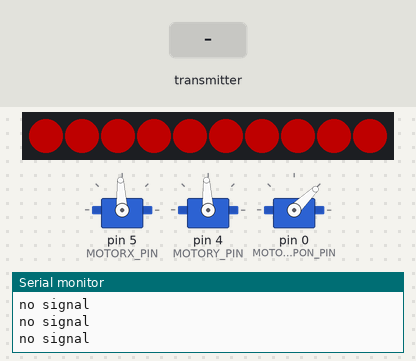
Simulated run of this sketch. Board: Arduino Uno, built with avr-gcc and run on an emulated ATmega328P. On the bench: 3 × servo, 10 RGB LEDs in strip order, left to right, the last lines printed to the serial monitor. The test bench sets the inputs (shaded band). Dim RGB values are drawn brighter than linear; no radio packets arrive unless stated.

Above: at 1.2 s.
1.3 s: the transmitter starts sending left_motor_value = 0
At 2.55 s:
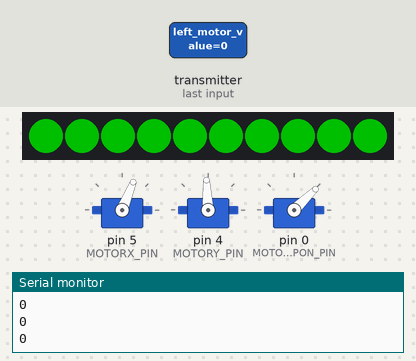
2.9 s: the transmitter starts sending weapon_active = 256
At 4.25 s:
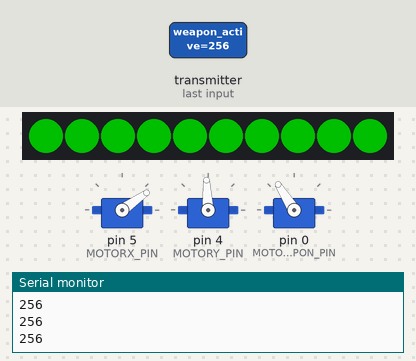
4.5 s: the transmitter starts sending right_motor_value = 0
At 5.06 s:
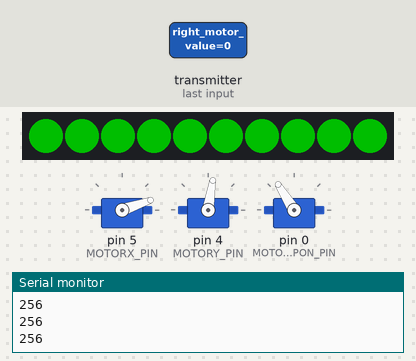
6.7 s: the transmitter starts sending left_motor_value = 1023
At 7.45 s:
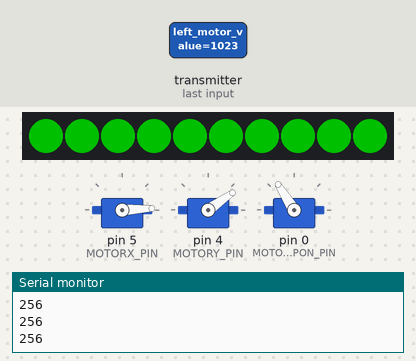
8.8 s: the transmitter starts sending right_motor_value = 1023
10.9 s: the transmitter starts sending weapon_active = 0
At 12.1 s:
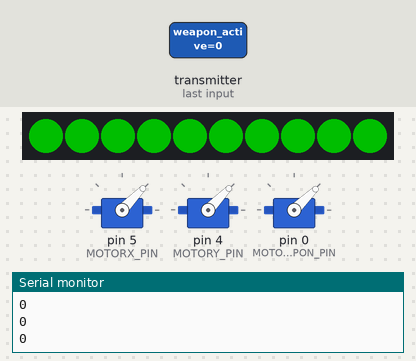
Timing chart, 0 to 13.4 s (numbered marks = the images above; inputs shaded):
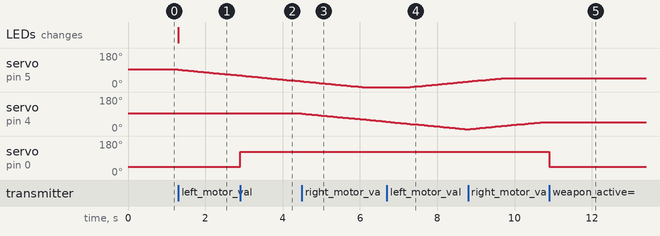

Measured:
- after the input at 1.3 s, servo on pin 5 (MOTORX_PIN): moves from 93° to 62° over 1.6 s, starting at once; the LEDs: change at once (image 1)
- after the input at 2.9 s, servo on pin 0 (MOTOR_WEAPON_PIN): 44° → 122° at once
- after the input at 4.5 s, servo on pin 4 (MOTORY_PIN): moves from 93° to 50° over 2.2 s, starting at once
- after the input at 6.7 s, servo on pin 5 (MOTORX_PIN): moves from 0° to 29° over 1.5 s, starting after 0.61 s
- after the input at 10.9 s, servo on pin 0 (MOTOR_WEAPON_PIN): 122° → 44° at once

The sketch:

receiver_robot.ino
```cpp
#include <SPI.h>
#include <nRF24L01.h>
#include <RF24.h>
#include <Servo.h>
#include <Adafruit_NeoPixel.h>

#define MOTOR_MIDDLE_VALUE 1500
#define NO_SIGNAL_TIMEOUT 1000
#define STEP_SIZE 10

#define LED_PIN 2
#define NUM_LED 10
Adafruit_NeoPixel led = Adafruit_NeoPixel(NUM_LED, LED_PIN, NEO_GRB + NEO_KHZ800);

#define MOTORX_PIN 5
#define MOTORY_PIN 4
#define MOTOR_WEAPON_PIN 0

RF24 radio(8, 9);  // CE, CSN

const byte address[6] = "00001";

struct DataStruct {
  int left_motor_value = 1500;
  int right_motor_value = 1500;
  int weapon_active = 0;
};

DataStruct data;

Servo motorX;
Servo motorY;
Servo motorWeapon;

unsigned long lastSignalTime = 0;

int currentPosX = MOTOR_MIDDLE_VALUE;
int currentPosY = MOTOR_MIDDLE_VALUE;
int currentWeapon = MOTOR_MIDDLE_VALUE;
int currentPosZ = MOTOR_MIDDLE_VALUE;
int currentPosHead = MOTOR_MIDDLE_VALUE;
int currentPosEyes = MOTOR_MIDDLE_VALUE;

uint32_t weapon_active = 0;

void setup() {
  Serial.begin(9600);
  radio.begin();
  radio.openReadingPipe(0, address);
  radio.setPALevel(RF24_PA_MIN);
  radio.startListening();

  motorX.attach(MOTORX_PIN);
  motorY.attach(MOTORY_PIN);
  motorWeapon.attach(MOTOR_WEAPON_PIN);

  motorX.writeMicroseconds(MOTOR_MIDDLE_VALUE);
  motorY.writeMicroseconds(MOTOR_MIDDLE_VALUE);
  motorWeapon.writeMicroseconds(1000);

  led.begin();
  led.setBrightness(80);
  led.show();

  for (int i = 0; i < NUM_LED; i++) {
    led.setPixelColor(i, led.Color(255, 0, 0));
  }
  led.show();
  Serial.println("ready");
}

void smoothMove(Servo& motor, int& currentPos, int targetPos) {
  if (currentPos != targetPos) {
    if (currentPos < targetPos) {
      currentPos += STEP_SIZE;
      if (currentPos > targetPos) currentPos = targetPos;
    } else {
      currentPos -= STEP_SIZE;
      if (currentPos < targetPos) currentPos = targetPos;
    }
    motor.writeMicroseconds(currentPos);
  }
}

void loop() {
  if (radio.available()) {
    radio.read(&data, sizeof(data));

    smoothMove(motorX, currentPosX, data.left_motor_value);
    smoothMove(motorY, currentPosY, data.right_motor_value);

    Serial.println(data.weapon_active);

    if (data.weapon_active) {
      motorWeapon.writeMicroseconds(1800);
    } else {
      motorWeapon.writeMicroseconds(1000);
    }

    /*
    if (data.weapon_active){
      Serial.println("active");
      smoothMove(motorWeapon, currentWeapon, 2000);
      weapon_active = millis();
    }

    if (millis() - weapon_active > 5000){
      smoothMove(motorWeapon, currentWeapon, 1500);
    }
    */

    led.clear();
    for (int i = 0; i < NUM_LED; i++) {
      led.setPixelColor(i, led.Color(0, 255, 0));
    }
    led.show();

    lastSignalTime = millis();
  } else {
    if (millis() - lastSignalTime >= NO_SIGNAL_TIMEOUT) {
      led.clear();
      for (int i = 0; i < NUM_LED; i++) {
        led.setPixelColor(i, led.Color(255, 0, 0));
      }
      led.show();
      Serial.println("no signal");

      smoothMove(motorX, currentPosX, MOTOR_MIDDLE_VALUE);
      smoothMove(motorY, currentPosY, MOTOR_MIDDLE_VALUE);
    }
  }
}
```
